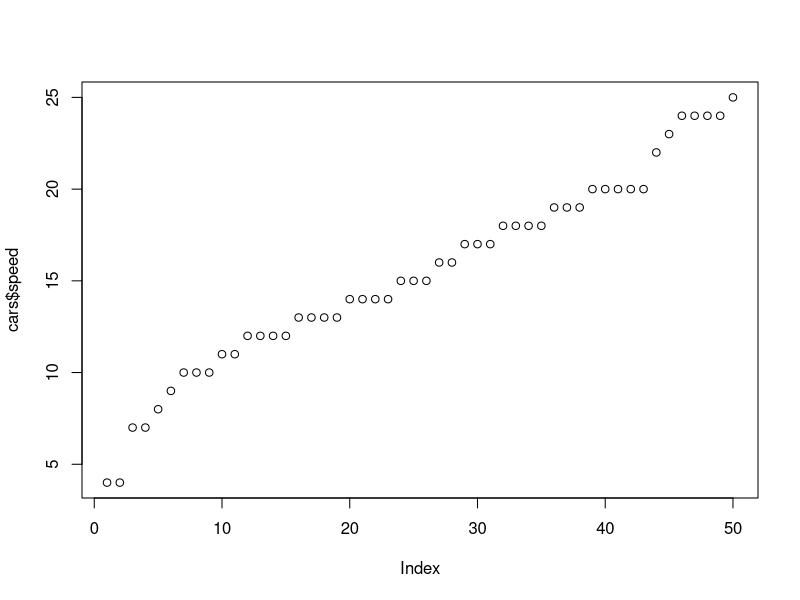
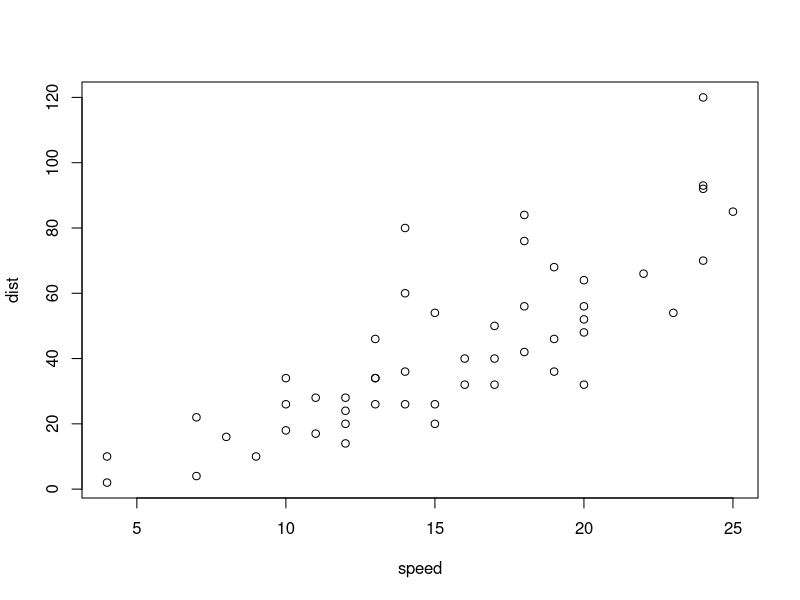

Write R code to recreate these figures, in order.
## ---- chunk 1
plot(cars$speed)
## ---- chunk 2
plot(cars)
